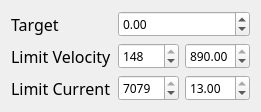
  <widget class="QWidget" name="layoutWidget">
   <property name="geometry">
    <rect>
     <x>250</x>
     <y>600</y>
     <width>261</width>
     <height>74</height>
    </rect>
   </property>
   <layout class="QGridLayout" name="gridLayout_2">
    <item row="1" column="0">
     <widget class="QLabel" name="label_21">
      <property name="font">
       <font>
        <family>Bahnschrift</family>
        <pointsize>12</pointsize>
       </font>
      </property>
      <property name="text">
       <string>Limit Velocity</string>
      </property>
     </widget>
    </item>
    <item row="2" column="0">
     <widget class="QLabel" name="label_22">
      <property name="font">
       <font>
        <family>Bahnschrift</family>
        <pointsize>12</pointsize>
       </font>
      </property>
      <property name="text">
       <string>Limit Current</string>
      </property>
     </widget>
    </item>
    <item row="0" column="0">
     <widget class="QLabel" name="label_20">
      <property name="font">
       <font>
        <family>Bahnschrift</family>
        <pointsize>12</pointsize>
       </font>
      </property>
      <property name="text">
       <string>Target</string>
      </property>
     </widget>
    </item>
    <item row="1" column="1">
     <widget class="QSpinBox" name="MotorControl_target_vel_unit_spinbox">
      <property name="font">
       <font>
        <family>Bahnschrift SemiLight</family>
       </font>
      </property>
      <property name="buttonSymbols">
       <enum>QAbstractSpinBox::UpDownArrows</enum>
      </property>
      <property name="minimum">
       <number>1</number>
      </property>
      <property name="maximum">
       <number>148</number>
      </property>
      <property name="value">
       <number>148</number>
      </property>
     </widget>
    </item>
    <item row="1" column="2">
     <widget class="QDoubleSpinBox" name="MotorControl_target_vel_rpm_spinbox">
      <property name="font">
       <font>
        <family>Bahnschrift SemiLight</family>
       </font>
      </property>
      <property name="minimum">
       <double>1.000000000000000</double>
      </property>
      <property name="maximum">
       <double>890.000000000000000</double>
      </property>
      <property name="value">
       <double>890.000000000000000</double>
      </property>
     </widget>
    </item>
    <item row="0" column="1" colspan="2">
     <widget class="QDoubleSpinBox" name="MotorControl_target_pos_spinbox">
      <property name="font">
       <font>
        <family>Bahnschrift SemiLight</family>
       </font>
      </property>
      <property name="minimum">
       <double>-7200.000000000000000</double>
      </property>
      <property name="maximum">
       <double>7200.000000000000000</double>
      </property>
     </widget>
    </item>
    <item row="2" column="2">
     <widget class="QDoubleSpinBox" name="MotorControl_target_current_A_spinbox">
      <property name="font">
       <font>
        <family>Bahnschrift SemiLight</family>
       </font>
      </property>
      <property name="minimum">
       <double>0.010000000000000</double>
      </property>
      <property name="maximum">
       <double>13.000000000000000</double>
      </property>
      <property name="singleStep">
       <double>0.100000000000000</double>
      </property>
      <property name="value">
       <double>13.000000000000000</double>
      </property>
     </widget>
    </item>
    <item row="2" column="1">
     <widget class="QSpinBox" name="MotorControl_target_current_unit_spinbox">
      <property name="font">
       <font>
        <family>Bahnschrift SemiLight</family>
       </font>
      </property>
      <property name="minimum">
       <number>1</number>
      </property>
      <property name="maximum">
       <number>7079</number>
      </property>
      <property name="value">
       <number>7079</number>
      </property>
     </widget>
    </item>
   </layout>
  </widget>
